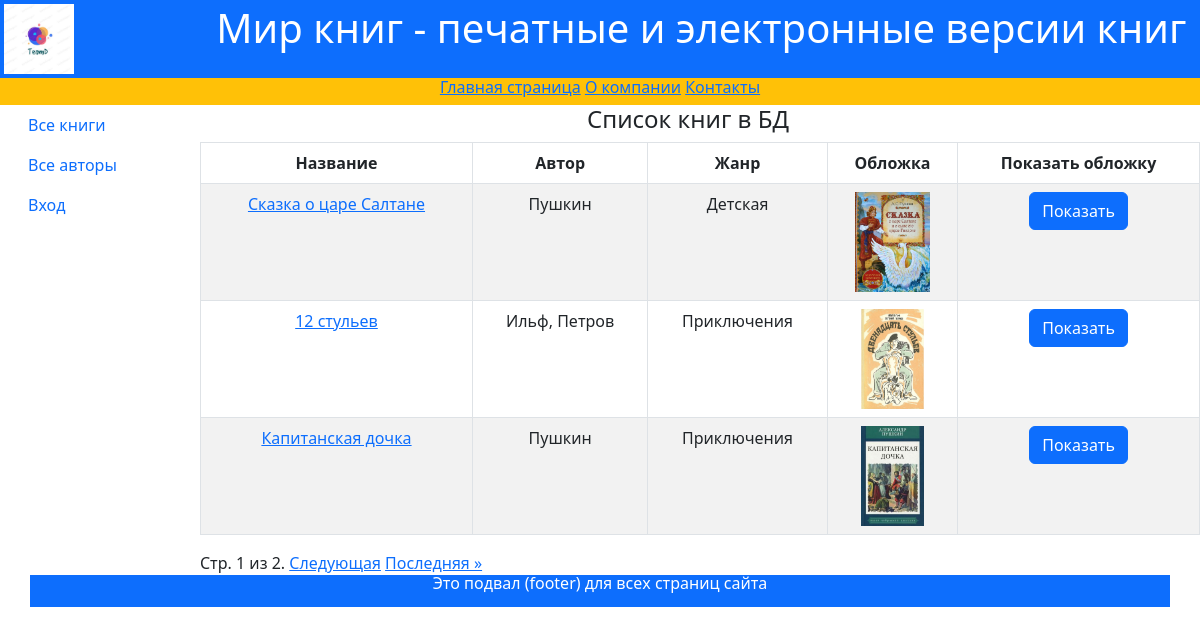
The page /books/ on the database its author committed.
### catalog/models.py (models this page shows, shortened)
class Book(models.Model):
    title = models.CharField(max_length=200,
                             help_text='Введите название книги',
                             verbose_name='Название книги')
    genre = models.ForeignKey('Genre', on_delete=models.CASCADE,
                              help_text='Выберите жанр книги',
                              verbose_name='Жанр книги', null=True)
    language = models.ForeignKey('Language', on_delete=models.CASCADE,
                                 help_text='Выберите язык книги',
                                 verbose_name='Язык книги', null=True)
    publisher = models.ForeignKey('Publisher', on_delete=models.CASCADE,
                                  help_text='Выберите издательство',
                                  verbose_name='Издательство', null=True)
    year = models.CharField(max_length=4,
                            help_text='Введите год издания',
                            verbose_name='Год издания')
    author = models.ManyToManyField('Author',
                                    help_text='Выберите автора книги',
                                    verbose_name='Автор книги')
    summary = models.TextField(max_length=1200,
                               help_text='Введите краткое описание книги',
                               verbose_name='Аннотация книги')
    isbn = models.CharField(max_length=13,
                            help_text='Должно содержать 13 символов',
                            verbose_name='ISBN книги')
    price = models.DecimalField(max_digits=7, decimal_places=2,
                                help_text='Введите цену книги',
                                verbose_name='Цена (руб.)')
    photo = models.ImageField(upload_to='images',
                              help_text='Введите изображение обложки',
                              verbose_name='Изображение обложки')
    class Meta:
        ordering = ['-id']
    def display_author(self):
        return ', '.join([author.last_name for author in self.author.all()])
    display_author.short_description = 'Авторы'

class Author(models.Model):
    first_name = models.CharField(max_length=120, verbose_name='Имя автора', help_text='Введите Имя автора')
    last_name = models.CharField(max_length=120, verbose_name='Фамилия автора', help_text='Введите Фамилию автора')
    date_of_birth = models.DateField(help_text='Введите дату рождения', verbose_name='Дата рождения', null=True,
                                     blank=True)
    about = models.TextField(verbose_name='Сведения об авторе', help_text='Введите Сведения об авторе')
    photo = models.ImageField(upload_to='images', help_text='Загрузите фото автора', verbose_name='Фото автора',
                              null=True, blank=True)
    class Meta:
        ordering = ['id']

class Genre(models.Model):
    name = models.CharField(max_length=200, verbose_name='Жанр книги', help_text='Введите жанр книги')
    def __str__(self):
        return self.name

### catalog/views.py (the view)
# urls.py: path('books/', views.BookListView.as_view(), name='books-list'),
class BookListView(ListView):
    model = Book
    context_object_name = 'books'
    paginate_by = 3

### templates/catalog/book_list.html
{% extends "catalog/base.html" %}
{% block content %}
    <div class="row text-center text-dark lh-2">
        <h4>Список книг в БД</h4>
    </div>
    {% if books %}
    <table class="table table-striped table-bordered text-center">
        <thead>
            <tr>
                <th>Название</th>
                <th>Автор</th>
                <th>Жанр</th>
                <th>Обложка</th>
                <th>Показать обложку</th>
            </tr>
        </thead>
        <tbody>
            {% for book in books %}
            <tr>
                <td><a href="{{ book.id }}">{{ book.title }}</a></td>
                <td>{{ book.display_author }}</td>
                <td>{{ book.genre }}</td>
                <td><img src="{{ book.photo.url }}" alt = 'connect' style="max-height:100px"></td>
                <td><a href="{{ book.photo.url }}" class="btn btn-primary" target="_blank">Показать</a> </td>
            </tr>
            {% endfor %}
        </tbody>
    </table>
    {% else %}
        <p>В базе данных нет книг</p>
    {% endif %}
{% endblock %}

### rows shown on the page
Book: title "Сказка о царе Салтане", display_author "Пушкин", genre "Детская", photo (picture)
Book: title "12 стульев", display_author "Ильф, Петров", genre "Приключения", photo (picture)
Book: title "Капитанская дочка", display_author "Пушкин", genre "Приключения", photo (picture)

### other values the page prints
{{ page_obj.number }} "1"
{{ page_obj.paginator.num_pages }} "2"
